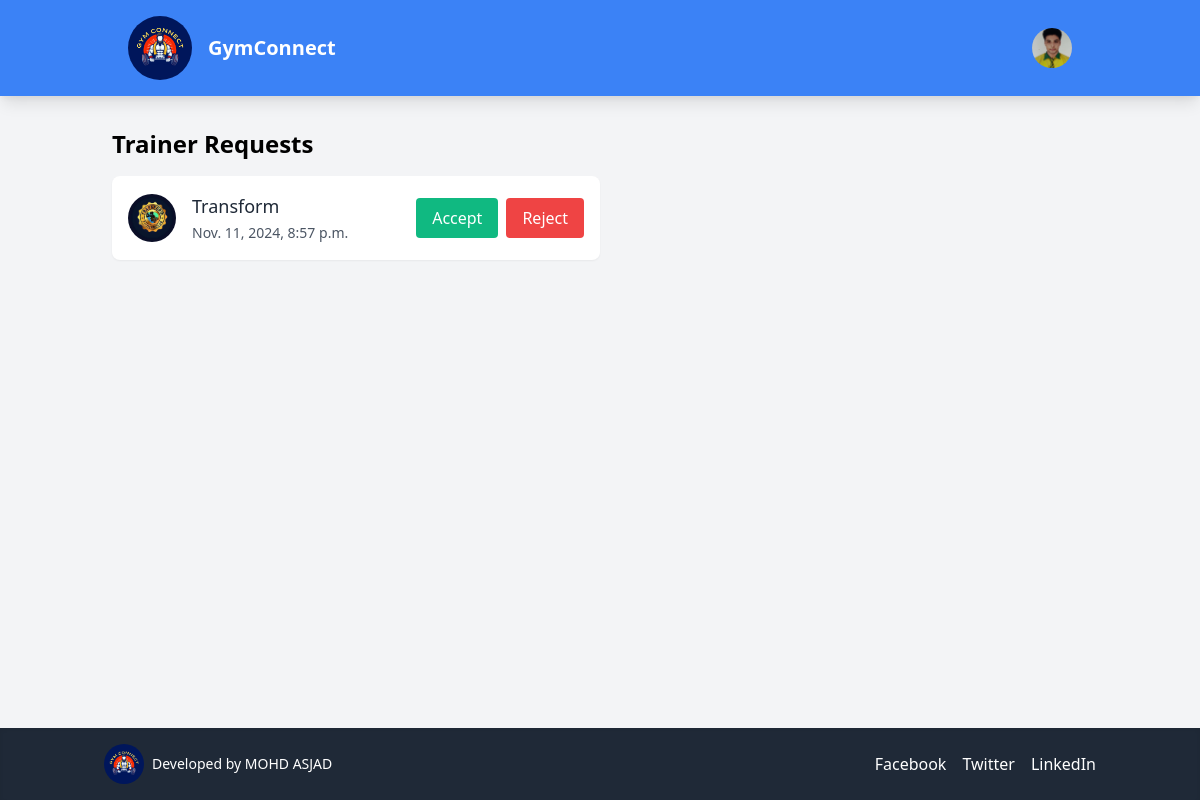
Page /gym-trainer/trainer-requests/ (signed in) on the earlier database version.
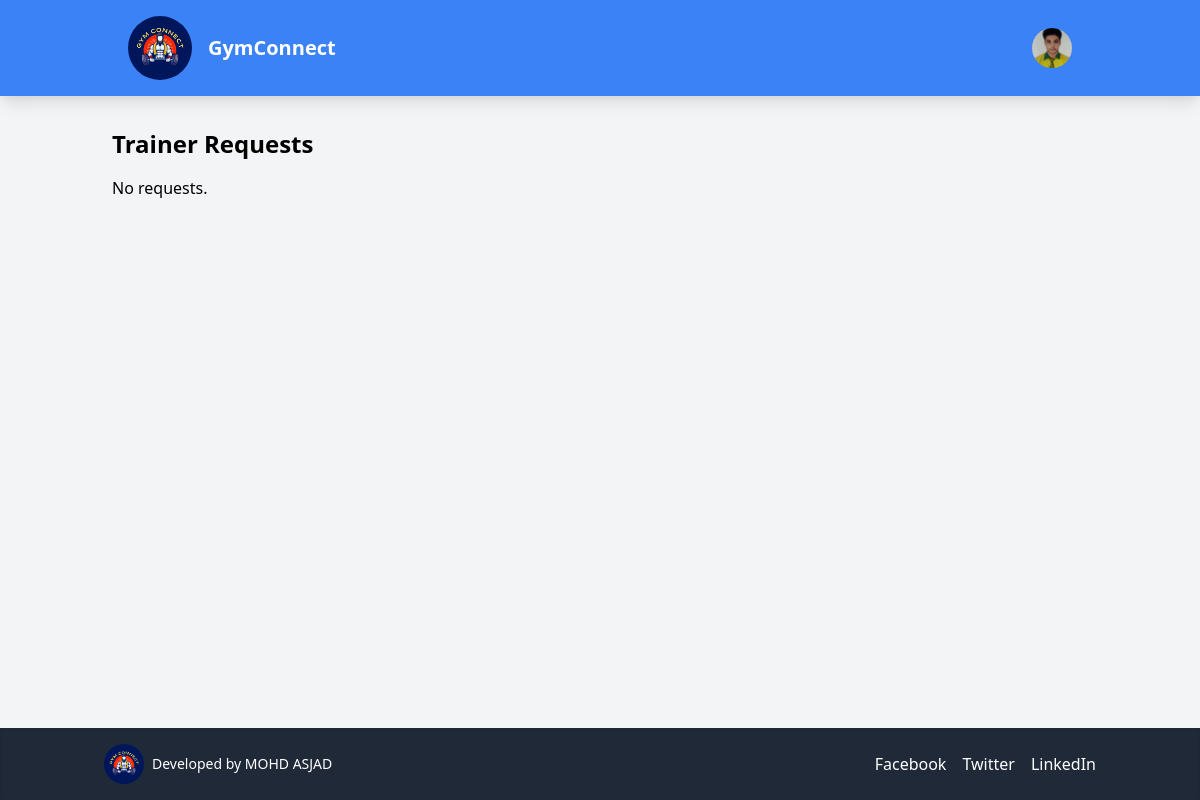
Same page on the later database version.
### accounts/models.py (models this page shows, shortened)
class BaseUser(AbstractBaseUser, PermissionsMixin):
    email = models.EmailField(unique=True)
    password = models.CharField(max_length=128)
    is_active = models.BooleanField(default=True)
    is_staff = models.BooleanField(default=False)
    objects = BaseUserManager()
    USERNAME_FIELD = 'email'
    REQUIRED_FIELDS = []

class Trainer(BaseUser):
    def default_gym_owner():
        try:
            return Trainer.objects.get(email="default@gymconnect.com").id
        except Trainer.DoesNotExist:
            return None  # or a default valid ID if you prefer
    name = models.CharField(max_length=255)
    gym_id = models.ForeignKey(GymOwner, on_delete=models.CASCADE, blank=True, null=True, default=default_gym_owner)  # Using callable for default
    contact_no = models.CharField(max_length=10, null= True)
    address = models.CharField(max_length=255,blank=True, null=True)
    city = models.CharField(max_length=100, blank=True, null=True)
    state = models.CharField(max_length=100, blank=True, null=True)
    profile_picture = models.ImageField(upload_to='profile_pictures/', blank=True, null=True)
    certificate_image = models.ImageField(upload_to='certificates/', blank=True, null=True)

class GymOwner(BaseUser):
    gym_name = models.CharField(max_length=255)
    contact_no = models.CharField(max_length=10, null= True)
    address = models.CharField(max_length=255,blank=True, null=True)
    city = models.CharField(max_length=100, blank=True, null=True)
    state = models.CharField(max_length=100, blank=True, null=True)
    profile_picture = models.ImageField(upload_to='profile_pictures/', blank=True, null=True)

### gymOwner/models.py (models this page shows, shortened)
class TrainerRequest(models.Model):
    gym = models.ForeignKey(GymOwner, on_delete=models.CASCADE)
    trainer = models.ForeignKey(Trainer, on_delete=models.CASCADE)
    STATUS_CHOICES = [
        ('pending', 'Pending'),
        ('accepted', 'Accepted'),
        ('rejected', 'Rejected'),
    ]
    request_data = models.TextField(blank=True, null=True)  # Example field for request data.
    status = models.CharField(max_length=10, choices=STATUS_CHOICES, default='pending')
    request_date = models.DateTimeField(auto_now_add=True)

### trainer/views.py (the view)
# urls.py: path('trainer-requests/', views.trainer_requests, name='trainer_requests'),
@login_required
def trainer_requests(request):
    trainer = request.user
    profile =  Trainer.objects.get(id=  trainer.id)
    trainer_requests = TrainerRequest.objects.filter(trainer=request.user, status='pending')
    return render(request, 'trainer/requests_list.html', {
        'trainer_requests': trainer_requests,
        'profile':profile
    })

### trainer/templates/trainer/requests_list.html (shortened to what this page needs)
<!DOCTYPE html>
<html lang="en">
  <head>
    <link
      href="https://cdn.jsdelivr.net/npm/tailwindcss@2.2.19/dist/tailwind.min.css"
      rel="stylesheet"
    />
  </head>
  <body class="bg-gray-100 font-sans min-h-screen flex flex-col">
    {% load static %}
    <header class="bg-blue-500 text-white py-4 shadow-lg">
      <div class="container mx-auto flex items-center justify-between">
        <div class="flex items-center space-x-4 px-10">
          <a href="{% url 'trainer_dashboard' %}"><img
            src="{% static 'core/image/logo.png' %}"
            class="w-16 h-16 rounded-full"
            alt="GymConnect Logo"
          /></a>
          <div class="text-xl font-semibold">GymConnect</div>
        </div>
        <nav class="relative px-10">
            <a href="{% url 'logout' %}">
              <img
              src="{{ profile.profile_picture.url }}"
              class="w-10 h-10 rounded-full object-cover"
              alt="Profile Picture"
            />
            </a>
          </div>
    </header>
    <main class="flex-grow container mx-auto py-8 px-6">
      <h3 class="text-2xl font-semibold mb-4">Trainer Requests</h3>
      <div class="space-y-4 flex-col items-start">
        {% for request in trainer_requests %}
        <div
          class="flex justify-between w-1/2 items-center bg-white shadow-sm rounded-lg p-4 hover:bg-gray-50 transition duration-200"
        >
          <div class="flex items-center space-x-4">
            <span class="profile">
              <img
                src="{{ request.gym.profile_picture.url }}"
                class="w-12 h-12 rounded-full object-cover"
                alt="Gym Profile Picture"
              />
            </span>
            <div>
              <span
                class="text-lg font-medium text-gray-800 cursor-pointer"
                onclick="openGymDetails('{{ request.gym.gym_name }}', '{{ request.gym.email }}', '{{ request.gym.contact_no }}', '{{ request.gym.address }}, {{request.gym.city}}')"
              >
                {{ request.gym.gym_name }}
              </span>
              <br />
              <span class="text-sm text-gray-600"
                >{{ request.request_date }}</span
              >
            </div>
          </div>
          <div class="flex space-x-2">
            <form
              action="{% url 'update_request_status' request.id 'accept' %}"
              method="post"
            >
              <button
                type="submit"
                class="px-4 py-2 bg-green-500 text-white rounded hover:bg-green-600"
              >
                Accept
              </button>
            </form>
            <form
              action="{% url 'update_request_status' request.id 'reject' %}"
              method="post"
            >
              <button
                type="submit"
                class="px-4 py-2 bg-red-500 text-white rounded hover:bg-red-600"
              >
                Reject
              </button>
            </form>
          </div>
        </div>
        {% empty %}
        <p>No requests.</p>
        {% endfor %}
      </div>
    </main>
    <footer class="bg-gray-800 text-white py-4 shadow-inner mt-auto">
      <div class="container mx-auto flex items-center justify-between px-4">
        <div class="flex items-center">
          <img
            src="{% static 'core/image/logo.png' %}"
            class="w-10 h-10 rounded-full"
            alt="Footer Logo"
          />
          <span class="ml-2 text-sm">Developed by MOHD ASJAD</span>
        </div>
        <div class="flex space-x-4">
          <a href="#" class="hover:text-blue-400">Facebook</a>
          <a href="#" class="hover:text-blue-400">Twitter</a>
          <a href="#" class="hover:text-blue-400">LinkedIn</a>
        </div>
      </div>
    </footer>
  </body>
</html>

Differences in the rows shown:
removed TrainerRequest: gym.profile_picture (picture), gym.gym_name "Transform", request_date "Nov. 11, 2024, 8:57 p.m."
Other differences:
text now shown: "No requests."
